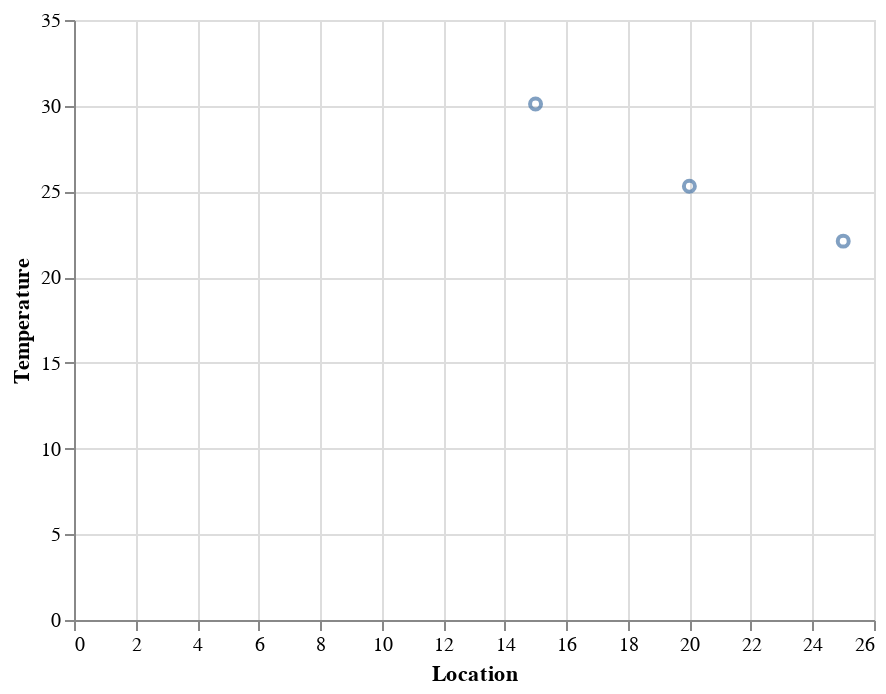

Notebook code for this chart:
### Markdown cell above
Another example is a chart that shows the location and the temperature.

### Code cell
chart = (alt.Chart(df)
           .mark_point()
           .encode(x = "Location",
                   y = "Temperature"))
chart

### Figure 1 — Vega-Lite specification as saved in the notebook (floating-point values rounded to 4 significant figures)
{"config": {"view": {"continuousWidth": 400, "continuousHeight": 300}}, "data": {"name": "data-01f6c0ce602ba9a31f43297baf548395"}, "mark": "point", "encoding": {"x": {"type": "quantitative", "field": "Location"}, "y": {"type": "quantitative", "field": "Temperature"}}, "$schema": "https://vega.github.io/schema/vega-lite/v4.8.1.json", "datasets": {"data-01f6c0ce602ba9a31f43297baf548395": [{"City": "New York", "Temperature": 25.3, "Location": 20.0, "Population": 10000000}, {"City": "Philadelphia", "Temperature": 30.1, "Location": 15.0, "Population": 10000000}, {"City": "Boston", "Temperature": 22.1, "Location": 25.0, "Population": 500000}]}}
